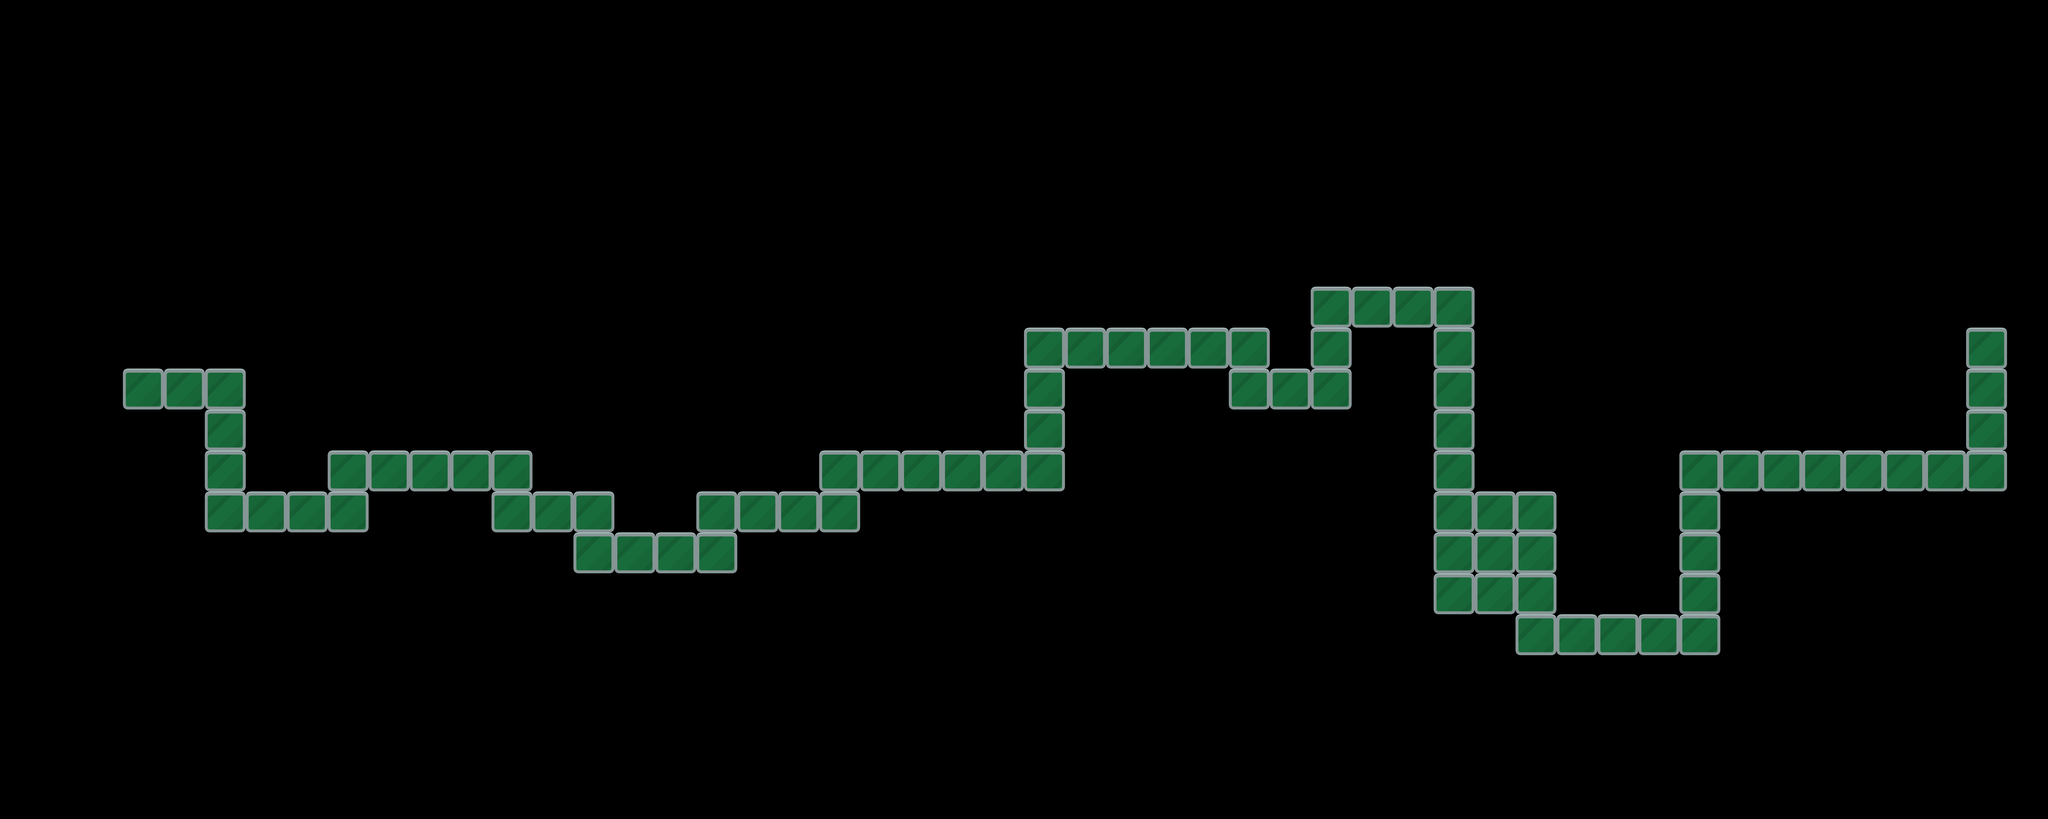

Tiled map render using the project's own tile images. Description and the map definition, with tile-layer contents summarised, below:
An orthogonal 50x20 tile map with 140x140 px tiles, 1 tile layer (Tile Layer 1) and 21 objects.

<map version="1.2" tiledversion="1.2.0" orientation="orthogonal" renderorder="right-down" width="50" height="20" tilewidth="140" tileheight="140" infinite="0" nextlayerid="9" nextobjectid="30">
 <tileset firstgid="1" source="../Tilesheets/platformerPack_industrial_tilesheet@2.tsx" />
 <layer id="8" name="Tile Layer 1" width="50" height="20">
  <data>[1000 cells, 79 non-empty, 1 distinct tile ids]</data>
 </layer>
 <objectgroup id="3" name="ground">
  <object id="1" x="420" y="1260" width="420" height="140" />
  <object id="6" x="5740" y="1540" width="1120" height="140" />
  <object id="7" x="6720" y="1120" width="140" height="420" />
  <object id="11" x="700" y="1400" width="140" height="420" />
  <object id="12" x="700" y="1680" width="560" height="140" />
  <object id="16" x="1120" y="1540" width="700" height="140" />
  <object id="17" x="1680" y="1680" width="420" height="140" />
  <object id="18" x="1960" y="1820" width="560" height="140" />
  <object id="19" x="2380" y="1680" width="560" height="140" />
  <object id="20" x="2800" y="1540" width="840" height="140" />
  <object id="21" x="3500" y="1120" width="140" height="420" />
  <object id="22" x="3500" y="1120" width="840" height="140" />
  <object id="23" x="4200" y="1260" width="420" height="140" />
  <object id="24" x="4480" y="980" width="140" height="280" />
  <object id="25" x="4480" y="980" width="560" height="140" />
  <object id="26" x="4900" y="1120" width="140" height="980" />
  <object id="27" x="5040" y="1680" width="280" height="420" />
  <object id="28" x="5180" y="2100" width="700" height="140" />
  <object id="29" x="5740" y="1540" width="140" height="560" />
 </objectgroup>
 <objectgroup id="4" name="startPos">
  <object id="9" x="420" y="1120" width="140" height="140" />
 </objectgroup>
 <objectgroup id="5" name="goal">
  <object id="10" x="6440" y="1400" width="140" height="140" />
 </objectgroup>
</map>
